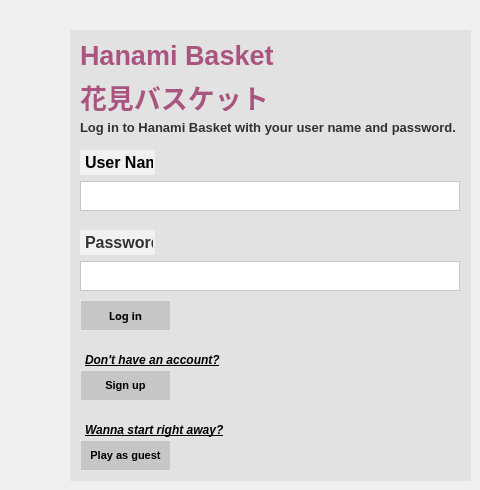
    <widget class="QWidget" name="loginPage">
     <property name="styleSheet">
      <string notr="true">#loginPage{border-image: url(:/images/background.png) cover;}</string>
     </property>
     <widget class="QPushButton" name="loginButton">
      <property name="geometry">
       <rect>
        <x>80</x>
        <y>300</y>
        <width>91</width>
        <height>31</height>
       </rect>
      </property>
      <property name="font">
       <font>
        <family>Century Gothic</family>
        <pointsize>-1</pointsize>
        <italic>false</italic>
        <bold>true</bold>
       </font>
      </property>
      <property name="styleSheet">
       <string notr="true">#loginButton{
background-color:rgba(169, 169, 169, 128);
color: rgb(0,0,0);
border-style:outset;
border-width: 1px;
border-color:rgba(255, 255, 255, 128);
font: bold 11px;
padding: 1px;
}</string>
      </property>
      <property name="text">
       <string>Log in</string>
      </property>
     </widget>
     <widget class="QLabel" name="signupLabel">
      <property name="geometry">
       <rect>
        <x>80</x>
        <y>350</y>
        <width>381</width>
        <height>21</height>
       </rect>
      </property>
      <property name="font">
       <font>
        <family>.AppleSystemUIFont</family>
        <pointsize>-1</pointsize>
        <italic>false</italic>
        <bold>true</bold>
       </font>
      </property>
      <property name="styleSheet">
       <string notr="true">#signupLabel{
color: rgb(0,0,0);
font: bold 12px;
padding: 2px;
}
</string>
      </property>
      <property name="text">
       <string>&lt;html&gt;&lt;head/&gt;&lt;body&gt;&lt;p&gt;&lt;span style=&quot; font-weight:700; font-style:italic; text-decoration: underline;&quot;&gt;Don't have an account?&lt;/span&gt;&lt;/p&gt;&lt;/body&gt;&lt;/html&gt;</string>
      </property>
      <property name="textFormat">
       <enum>Qt::AutoText</enum>
      </property>
     </widget>
     <widget class="QPushButton" name="signupButton">
      <property name="geometry">
       <rect>
        <x>80</x>
        <y>370</y>
        <width>91</width>
        <height>31</height>
       </rect>
      </property>
      <property name="font">
       <font>
        <family>.AppleSystemUIFont</family>
        <pointsize>-1</pointsize>
        <italic>false</italic>
        <bold>true</bold>
       </font>
      </property>
      <property name="styleSheet">
       <string notr="true">#signupButton{
background-color:rgba(169, 169, 169, 128);
color: rgb(0,0,0);
border-style:outset;
border-width: 1px;
border-color:rgba(255, 255, 255, 128);
font: bold 11px;
padding: 1px;
}</string>
      </property>
      <property name="text">
       <string>Sign up</string>
      </property>
     </widget>
     <widget class="QLabel" name="guestLabel">
      <property name="geometry">
       <rect>
        <x>80</x>
        <y>420</y>
        <width>381</width>
        <height>21</height>
       </rect>
      </property>
      <property name="font">
       <font>
        <family>.AppleSystemUIFont</family>
        <pointsize>-1</pointsize>
        <italic>false</italic>
        <bold>true</bold>
       </font>
      </property>
      <property name="styleSheet">
       <string notr="true">#guestLabel{
color: rgb(0,0,0);
font: bold 12px;
padding: 2px;
}</string>
      </property>
      <property name="text">
       <string>&lt;html&gt;&lt;head/&gt;&lt;body&gt;&lt;p&gt;&lt;span style=&quot; font-weight:700; font-style:italic; text-decoration: underline;&quot;&gt;Wanna start right away?&lt;/span&gt;&lt;/p&gt;&lt;/body&gt;&lt;/html&gt;</string>
      </property>
     </widget>
     <widget class="QPushButton" name="guestButton">
      <property name="geometry">
       <rect>
        <x>80</x>
        <y>440</y>
        <width>91</width>
        <height>31</height>
       </rect>
      </property>
      <property name="sizePolicy">
       <sizepolicy hsizetype="Preferred" vsizetype="Preferred">
        <horstretch>0</horstretch>
        <verstretch>0</verstretch>
       </sizepolicy>
      </property>
      <property name="font">
       <font>
        <family>.AppleSystemUIFont</family>
        <pointsize>-1</pointsize>
        <italic>false</italic>
        <bold>true</bold>
       </font>
      </property>
      <property name="styleSheet">
       <string notr="true">#guestButton{
background-color:rgba(169, 169, 169, 128);
color: rgb(0,0,0);
border-style:outset;
border-width: 1px;
border-color:rgba(255, 255, 255, 128);
font: bold 11px;
padding: 1px;
}</string>
      </property>
      <property name="text">
       <string>Play as guest</string>
      </property>
     </widget>
     <widget class="QWidget" name="verticalLayoutWidget_2">
      <property name="geometry">
       <rect>
        <x>80</x>
        <y>150</y>
        <width>381</width>
        <height>61</height>
       </rect>
      </property>
      <layout class="QVBoxLayout" name="usernameLayout">
       <item>
        <widget class="QLabel" name="usernameLabel">
         <property name="maximumSize">
          <size>
           <width>75</width>
           <height>30</height>
          </size>
         </property>
         <property name="font">
          <font>
           <family>.AppleSystemUIFont</family>
           <pointsize>-1</pointsize>
           <italic>false</italic>
           <bold>true</bold>
          </font>
         </property>
         <property name="autoFillBackground">
          <bool>false</bool>
         </property>
         <property name="styleSheet">
          <string notr="true">#usernameLabel{
background-color:rgba(255, 255, 255, 128);
color: rgb(0, 0, 0);
font: bold 12px;
padding: 2px;
}</string>
         </property>
         <property name="text">
          <string>&lt;html&gt;&lt;head/&gt;&lt;body&gt;&lt;p&gt;&lt;span style=&quot; font-size:12pt; font-weight:700;&quot;&gt;User Name&lt;/span&gt;&lt;/p&gt;&lt;/body&gt;&lt;/html&gt;</string>
         </property>
        </widget>
       </item>
       <item>
        <widget class="QPlainTextEdit" name="usernameText">
         <property name="maximumSize">
          <size>
           <width>380</width>
           <height>30</height>
          </size>
         </property>
         <property name="styleSheet">
          <string notr="true">#usernameText{background-color:white;color:black}</string>
         </property>
        </widget>
       </item>
      </layout>
     </widget>
     <widget class="QLabel" name="instructionLabel">
      <property name="geometry">
       <rect>
        <x>80</x>
        <y>120</y>
        <width>377</width>
        <height>16</height>
       </rect>
      </property>
      <property name="font">
       <font>
        <family>.AppleSystemUIFont</family>
        <pointsize>12</pointsize>
        <bold>true</bold>
       </font>
      </property>
      <property name="text">
       <string>&lt;html&gt;&lt;head/&gt;&lt;body&gt;&lt;p&gt;&lt;span style=&quot; font-size:10pt; color:#323232;&quot;&gt;Log in to Hanami Basket with your user name and password.&lt;/span&gt;&lt;/p&gt;&lt;/body&gt;&lt;/html&gt;</string>
      </property>
     </widget>
     <widget class="QWidget" name="verticalLayoutWidget">
      <property name="geometry">
       <rect>
        <x>80</x>
        <y>40</y>
        <width>379</width>
        <height>71</height>
       </rect>
      </property>
      <layout class="QVBoxLayout" name="gamenameLayout">
       <item>
        <widget class="QLabel" name="gameNameLabel">
         <property name="font">
          <font>
           <family>.AppleSystemUIFont</family>
           <pointsize>20</pointsize>
          </font>
         </property>
         <property name="text">
          <string>&lt;html&gt;&lt;head/&gt;&lt;body&gt;&lt;p&gt;&lt;span style=&quot; font-size:20pt; font-weight:700; color:#aa557f;&quot;&gt;Hanami Basket&lt;/span&gt;&lt;/p&gt;&lt;/body&gt;&lt;/html&gt;</string>
         </property>
        </widget>
       </item>
       <item>
        <widget class="QLabel" name="gameNameJPLabel">
         <property name="font">
          <font>
           <family>Meiryo</family>
           <pointsize>20</pointsize>
           <bold>true</bold>
          </font>
         </property>
         <property name="mouseTracking">
          <bool>true</bool>
         </property>
         <property name="autoFillBackground">
          <bool>false</bool>
         </property>
         <property name="styleSheet">
          <string notr="true">#username{
background-color:rgb(255, 255, 255);
}</string>
         </property>
         <property name="text">
          <string>&lt;html&gt;&lt;head/&gt;&lt;body&gt;&lt;p&gt;&lt;span style=&quot; color:#aa557f;&quot;&gt;花見バスケット&lt;/span&gt;&lt;/p&gt;&lt;/body&gt;&lt;/html&gt;</string>
         </property>
        </widget>
       </item>
      </layout>
     </widget>
     <widget class="QWidget" name="verticalLayoutWidget_3">
      <property name="geometry">
       <rect>
        <x>80</x>
        <y>230</y>
        <width>381</width>
        <height>61</height>
       </rect>
      </property>
      <layout class="QVBoxLayout" name="passwordLayout">
       <item>
        <widget class="QLabel" name="passwordLabel">
         <property name="maximumSize">
          <size>
           <width>75</width>
           <height>30</height>
          </size>
         </property>
         <property name="font">
          <font>
           <family>.AppleSystemUIFont</family>
           <pointsize>-1</pointsize>
           <italic>false</italic>
           <bold>true</bold>
          </font>
         </property>
         <property name="styleSheet">
          <string notr="true">#passwordLabel{
background-color:rgba(255, 255, 255, 128);
color: rgb(0, 0, 0);
font: bold 12px;
padding: 2px;
}</string>
         </property>
         <property name="text">
          <string>&lt;html&gt;&lt;head/&gt;&lt;body&gt;&lt;p&gt;&lt;span style=&quot; font-size:12pt; font-weight:700; color:#323232;&quot;&gt;Password&lt;/span&gt;&lt;/p&gt;&lt;/body&gt;&lt;/html&gt;</string>
         </property>
        </widget>
       </item>
       <item>
        <widget class="QTextEdit" name="passwordText">
         <property name="sizePolicy">
          <sizepolicy hsizetype="Preferred" vsizetype="Preferred">
           <horstretch>0</horstretch>
           <verstretch>0</verstretch>
          </sizepolicy>
         </property>
         <property name="maximumSize">
          <size>
           <width>380</width>
           <height>30</height>
          </size>
         </property>
         <property name="styleSheet">
          <string notr="true">#passwordText{background-color:white;color:black}</string>
         </property>
        </widget>
       </item>
      </layout>
     </widget>
     <widget class="QLabel" name="errorMessage">
      <property name="geometry">
       <rect>
        <x>180</x>
        <y>305</y>
        <width>281</width>
        <height>21</height>
       </rect>
      </property>
      <property name="maximumSize">
       <size>
        <width>16777215</width>
        <height>16777215</height>
       </size>
      </property>
      <property name="font">
       <font>
        <family>.AppleSystemUIFont</family>
        <pointsize>12</pointsize>
        <bold>true</bold>
       </font>
      </property>
      <property name="styleSheet">
       <string notr="true">#errorMessage{color:red}</string>
      </property>
      <property name="text">
       <string>&lt;html&gt;&lt;head/&gt;&lt;body&gt;&lt;p&gt;&lt;span style=&quot; color:#aa557f;&quot;/&gt;&lt;/p&gt;&lt;/body&gt;&lt;/html&gt;</string>
      </property>
     </widget>
     <widget class="QLabel" name="backgroundLabel">
      <property name="geometry">
       <rect>
        <x>70</x>
        <y>30</y>
        <width>401</width>
        <height>451</height>
       </rect>
      </property>
      <property name="styleSheet">
       <string notr="true">#backgroundLabel{background-color:rgba(214, 214, 214, 128)}</string>
      </property>
      <property name="text">
       <string/>
      </property>
     </widget>
     <zorder>backgroundLabel</zorder>
     <zorder>loginButton</zorder>
     <zorder>signupLabel</zorder>
     <zorder>signupButton</zorder>
     <zorder>guestLabel</zorder>
     <zorder>guestButton</zorder>
     <zorder>verticalLayoutWidget_2</zorder>
     <zorder>instructionLabel</zorder>
     <zorder>verticalLayoutWidget</zorder>
     <zorder>verticalLayoutWidget_3</zorder>
     <zorder>errorMessage</zorder>
    </widget>
